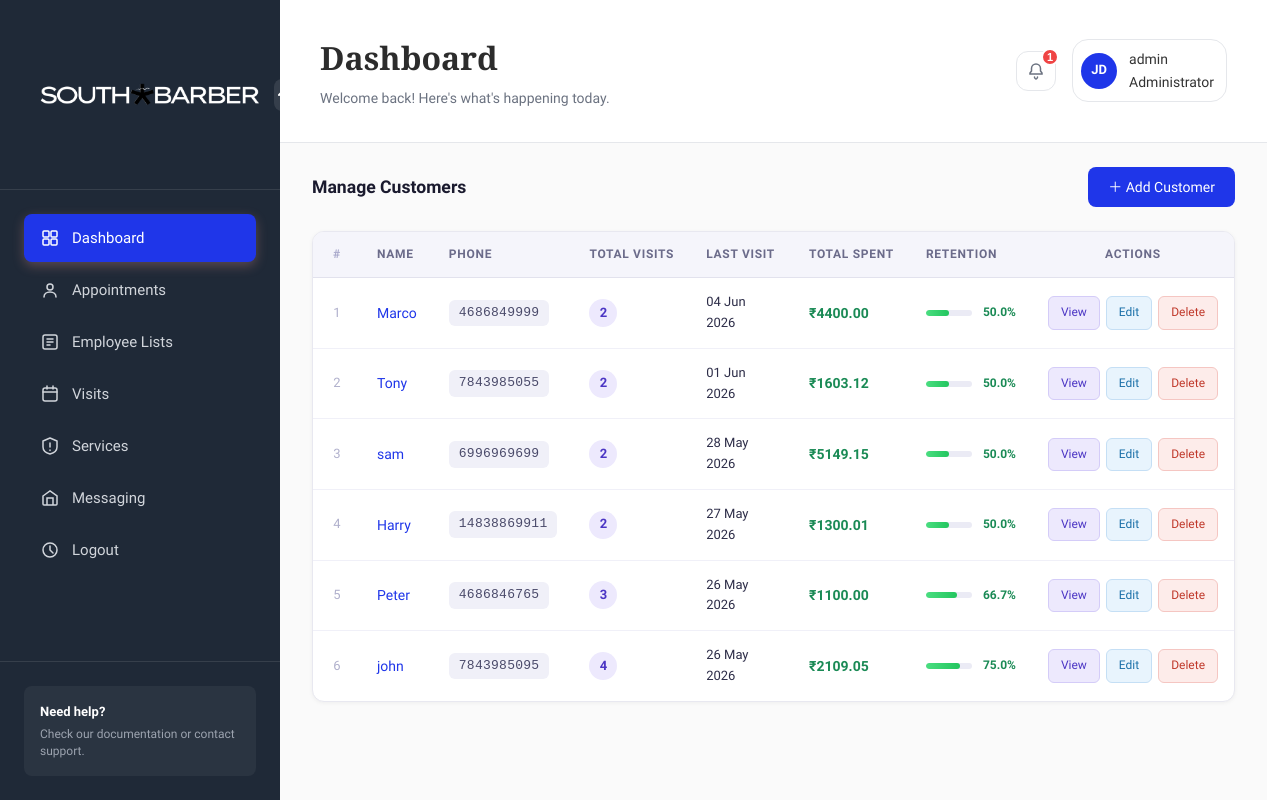
Page /adminsection/customerlist/ (signed in) on the committed database.
### adminsection/models.py (models this page shows, shortened)
class User(AbstractUser):
    ROLE_CHOICES = (
        ('ADMIN', 'Admin'),
        ('MANAGER', 'Manager'),
        ('EMPLOYEE', 'Employee'),
        ('CUSTOMER', 'Customer'),
    )
    Role = models.CharField(max_length=20, choices=ROLE_CHOICES)
    Store = models.ForeignKey(Store, on_delete=models.SET_NULL, null=True, blank=True)

class Customer(models.Model):
    PhoneID = models.UUIDField(primary_key=True, default=uuid.uuid4)
    PhoneNumber = models.CharField(max_length=15, unique=True)
    Name = models.CharField(max_length=150)
    Note = models.TextField(blank=True)
    CreateDate = models.DateTimeField(auto_now_add=True)
    UpdateDate = models.DateTimeField(auto_now=True)
    @property
    def total_visits(self):
        return self.visits.count()
    @property
    def return_visits(self):
        return max(self.visits.count() - 1, 0)
    @property
    def retention_rate(self):
        total = self.total_visits
        if total <= 1:
            return 0.0
        return round((self.return_visits / total) * 100, 1)
    @property
    def last_visit(self):
        visit = self.visits.order_by('-VisitDate').first()
        return visit.VisitDate if visit else None
    @property
    def total_spent(self):
        return sum(v.final_amount for v in self.visits.all())

class Visit(models.Model):
    DISCOUNT_TYPE_CHOICES = (
        ('PERCENT', 'Percentage (%)'),
        ('AMOUNT', 'Fixed Amount (₹)'),
    )
    Customer = models.ForeignKey(
        Customer,
        on_delete=models.CASCADE,
        related_name='visits'
    )
    Store    = models.ForeignKey(Store, on_delete=models.SET_NULL, null=True, related_name='visits')
    VisitDate = models.DateTimeField(default=timezone.now)
    BillAmount = models.DecimalField(max_digits=10, decimal_places=2)
    DiscountType = models.CharField(
        max_length=10,
        choices=DISCOUNT_TYPE_CHOICES,
        default='PERCENT'
    )
    DiscountValue = models.DecimalField(
        max_digits=10,
        decimal_places=2,
        default=0,
        help_text="Enter % value or flat ₹ amount depending on DiscountType"
    )
    Note = models.TextField(blank=True)
    class Meta:
        ordering = ['-VisitDate']
    @property
    def discount_amount(self):
        if self.DiscountType == 'PERCENT':
            return round(self.BillAmount * self.DiscountValue / 100, 2)
        return self.DiscountValue  # already a flat amount
    @property
    def final_amount(self):
        return max(self.BillAmount - self.discount_amount, 0)

### adminsection/views.py (the view)
# urls.py: path('customerlist/', views.customerlist, name='customerlist'),
@staff_member_required
def customerlist(request):
    CustomerList = Customer.objects.order_by('-CreateDate')
    letters = list(string.ascii_uppercase)
    customers_with_letters = []
    for i, customer in enumerate(CustomerList):
        letter_id = letters[i % 26]
        customers_with_letters.append({
            'customer': customer,
            'letter_id': letter_id
        })
    return render(request, 'adminsection/customer-list.html', {'customers_with_letters': customers_with_letters})

### templates/adminsection/customer-list.html (shortened to what this page needs)
{% extends 'adminsection/base.html' %}
{% load static %}
{% block content %}
<div id="page-wrapper">
  <div class="main-page">
    <div class="customers-wrapper">
      <div class="customers-header">
        <h3>Manage Customers</h3>
        <a href="{% url 'addcustomer' %}" class="btn-add-customer">
          ＋ Add Customer
        </a>
      </div>
      <div class="customers-table-card">
        <table class="customers-table">
          <thead>
            <tr>
              <th>#</th>
              <th>Name</th>
              <th>Phone</th>
              <th>Total Visits</th>
              <th>Last Visit</th>
              <th>Total Spent</th>
              <th>Retention</th>
              <th style="text-align:center;">Actions</th>
            </tr>
          </thead>
          <tbody>
            {% for item in customers_with_letters %}
            <tr>
              <td>{{ forloop.counter }}</td>
              <td>
                <a href="{% url 'customer_detail' item.customer.PhoneID %}" class="customer-name-link">
                  {{ item.customer.Name }}
                </a>
              </td>
              <td>
                <span class="phone-badge">{{ item.customer.PhoneNumber }}</span>
              </td>
              <td>
                <span class="visits-pill">{{ item.customer.total_visits }}</span>
              </td>
              <td class="date-cell">
                {% if item.customer.last_visit %}
                  {{ item.customer.last_visit|date:"d M Y" }}
                {% else %}
                  <span style="color:#c0c0d8;">—</span>
                {% endif %}
              </td>
              <td>
                <span class="spent-amount">₹{{ item.customer.total_spent }}</span>
              </td>
              <td>
                <div class="retention-bar-wrap">
                  <div class="retention-bar">
                    <div class="retention-fill" style="width: {{ item.customer.retention_rate }}%;"></div>
                  </div>
                  <span class="retention-label">{{ item.customer.retention_rate }}%</span>
                </div>
              </td>
              <td>
                <div class="action-cell" style="justify-content:center;">
                  <a href="{% url 'customer_detail' item.customer.PhoneID %}" class="btn-view">
                    View
                  </a>
                  <a href="{% url 'editcustomer' item.customer.PhoneID %}" class="btn-edit">
                    Edit
                  </a>
                  <a href="{% url 'deletecustomer' item.customer.PhoneID %}"
                     class="btn-delete"
                     onclick="return confirm('Delete this customer?');">
                    Delete
                  </a>
                </div>
              </td>
            </tr>
            {% empty %}
            <tr>
              <td colspan="8" class="empty-state">No customers found. Add your first customer to get started.</td>
            </tr>
            {% endfor %}
          </tbody>
        </table>
      </div>
    </div>
  </div>
</div>
{% endblock %}

### templates/adminsection/base.html (shortened to what this page needs)
{% load static %}
<!DOCTYPE html>
<html lang="en">
<head>
    <link rel="stylesheet" href="{% static 'css/styles.css' %}">
    <link rel="stylesheet" href="https://cdnjs.cloudflare.com/ajax/libs/font-awesome/6.0.0/css/all.min.css">
</head>
<body>
    <html class="app-container">
        <aside class="sidebar">
            <div class="sidebar-header">
                <div class="logo">
                    <img src="{% static 'images/SOUTH BARBER LOGO.png' %}" alt="South Barber Logo" style="width:250px; height:125px;">
                </div>
                <button class="sidebar-toggle">
                    <svg width="20" height="20" viewBox="0 0 20 20" fill="none">
                        <path d="M15 10L10 5L5 10" stroke="currentColor" stroke-width="2" stroke-linecap="round"/>
                    </svg>
                </button>
            </div>
            <nav class="sidebar-nav">
                <a href="{% url 'dashboard' %}" class="nav-item active">
                    <span>Dashboard</span>
                </a>
                <a href="{% url 'allappointment' %}" class="nav-item">
                    <svg width="20" height="20" viewBox="0 0 20 20" fill="none">
                        <circle cx="10" cy="7" r="3" stroke="currentColor" stroke-width="1.5"/>
                        <path d="M4 17C4 14 6.5 12 10 12C13.5 12 16 14 16 17" stroke="currentColor" stroke-width="1.5" stroke-linecap="round"/>
                    </svg>
                    <span>Appointments</span>
                </a>
                <a href="{% url 'employeelist' %}" class="nav-item">
                    <svg width="20" height="20" viewBox="0 0 20 20" fill="none">
                        <rect x="3" y="3" width="14" height="14" rx="2" stroke="currentColor" stroke-width="1.5"/>
                        <path d="M7 7H13M7 10H13M7 13H10" stroke="currentColor" stroke-width="1.5" stroke-linecap="round"/>
                    </svg>
                    <span>Employee Lists</span>
                </a>
                <a href="{% url 'customerlist' %}" class="nav-item">
                    <svg width="20" height="20" viewBox="0 0 20 20" fill="none">
                        <rect x="3" y="4" width="14" height="13" rx="2" stroke="currentColor" stroke-width="1.5"/>
                        <path d="M7 2V5M13 2V5M3 8H17" stroke="currentColor" stroke-width="1.5" stroke-linecap="round"/>
                    </svg>
                    <span>Visits</span>
                </a>
                <a href="{% url 'manageservices' %}" class="nav-item">
                    <svg width="20" height="20" viewBox="0 0 20 20" fill="none">
                        <path d="M3 5L10 2L17 5V11C17 14.5 14 17 10 18C6 17 3 14.5 3 11V5Z" stroke="currentColor" stroke-width="1.5" stroke-linejoin="round"/>
                        <path d="M10 7V11M10 14V14.5" stroke="currentColor" stroke-width="1.5" stroke-linecap="round"/>
                    </svg>
                    <span>Services</span>
                </a>
                <a href="#" class="nav-item">
                    <svg width="20" height="20" viewBox="0 0 20 20" fill="none">
                        <path d="M3 8L10 3L17 8V16C17 16.5 16.5 17 16 17H4C3.5 17 3 16.5 3 16V8Z" stroke="currentColor" stroke-width="1.5"/>
                        <path d="M13 17V10H7V17" stroke="currentColor" stroke-width="1.5"/>
                    </svg>
                    <span>Messaging</span>
                </a>
                <a href="{% url 'logout' %}" class="nav-item">
                    <svg width="20" height="20" viewBox="0 0 20 20" fill="none">
                        <circle cx="10" cy="10" r="7" stroke="currentColor" stroke-width="1.5"/>
                        <path d="M10 6V10L13 13" stroke="currentColor" stroke-width="1.5" stroke-linecap="round"/>
                    </svg>
                    <span>Logout</span>
                </a>
            </nav>
            <div class="sidebar-footer">
                <div class="help-section">
                    <p class="help-title">Need help?</p>
                    <p class="help-text">Check our documentation or contact support.</p>
                </div>
            </div>
        </aside>
        <main class="main-content">
            <header class="header">
                <div class="header-left">
                    <h1 class="page-title">Dashboard</h1>
                    <p class="page-subtitle">Welcome back! Here's what's happening today.</p>
                </div>
                <div class="header-right">
                    <button class="notification-btn">
                        <svg width="20" height="20" viewBox="0 0 20 20" fill="none">
                            <path d="M10 3C7.5 3 5.5 5 5.5 7.5V10L4 12V13H16V12L14.5 10V7.5C14.5 5 12.5 3 10 3Z" stroke="currentColor" stroke-width="1.5"/>
                            <path d="M8.5 16C8.5 17 9.5 18 10 18C10.5 18 11.5 17 11.5 16" stroke="currentColor" stroke-width="1.5" stroke-linecap="round"/>
                        </svg>
                        <span class="notification-badge">1</span>
                    </button>
                    <div class="user-menu">
                        {% if request.user.is_authenticated %}
                        <div class="user-avatar">JD</div>
                        <span class="user-name">
                            <p>{{ user.username }}</p>
                            {% if request.user.is_superuser %}
                            <span>Administrator </span>
                            {% else %}
                            <span>Staff</span>
                            {% endif %}
                                </span>
                        </div>
                        {% endif %}
                </div>
            </header>
            {% block content %}
            {% endblock %}
    </main>
</html>

### templates/adminsection/customer-list.html (style rules this page uses)
.customers-wrapper { padding: 1.5rem 2rem; }
.customers-header { display: flex; align-items: center; justify-content: space-between; margin-bottom: 1.5rem; }
.customers-header h3 { font-size: 1.1rem; font-weight: 600; color: #1a1a2e; margin: 0; }
.btn-add-customer { display: inline-flex; align-items: center; gap: 6px; background: #1f36e9; color: #fff; padding: 9px 20px; border-radius: 8px; font-size: 14px; font-weight: 500; text-decoration: none; transition: background 0.2s; }
.customers-table-card { background: #fff; border-radius: 12px; border: 1px solid #e8e8f0; overflow: hidden; box-shadow: 0 1px 4px rgba(0,0,0,0.05); }
.customers-table { width: 100%; border-collapse: collapse; font-size: 14px; }
.customers-table thead tr { background: #f5f5fb; border-bottom: 1.5px solid #e2e2ed; }
.customers-table thead th { padding: 13px 16px; text-align: left; font-size: 12px; font-weight: 600; text-transform: uppercase; letter-spacing: 0.06em; color: #6b6b8a; white-space: nowrap; }
.customers-table thead th:first-child { width: 48px; text-align: center; color: #aaaacc; }
.customers-table tbody tr { border-bottom: 1px solid #f0f0f8; transition: background 0.15s; }
.customers-table tbody tr:last-child { border-bottom: none; }
.customers-table td { padding: 14px 16px; color: #2d2d48; vertical-align: middle; }
.customers-table td:first-child { text-align: center; color: #b0b0cc; font-size: 13px; font-weight: 500; }
.customer-name-link { color: #1f36e9; font-weight: 500; text-decoration: none; }
.phone-badge { display: inline-block; background: #f0f0f8; color: #4a4a6a; border-radius: 6px; padding: 3px 10px; font-size: 13px; font-family: monospace; letter-spacing: 0.02em; }
.visits-pill { display: inline-flex; align-items: center; justify-content: center; width: 28px; height: 28px; border-radius: 50%; background: #ede9fd; color: #4b35c4; font-size: 13px; font-weight: 600; }
.spent-amount { font-weight: 600; color: #1a8a55; }
.retention-bar-wrap { display: flex; align-items: center; gap: 8px; min-width: 90px; }
.retention-bar { flex: 1; height: 6px; background: #ebebf5; border-radius: 99px; overflow: hidden; }
.retention-fill { height: 100%; background: linear-gradient(90deg, #4ade80, #22c55e); border-radius: 99px; }
.retention-label { font-size: 12px; font-weight: 600; color: #1a8a55; min-width: 36px; text-align: right; }
.date-cell { color: #5a5a7a; font-size: 13px; }
.action-cell { display: flex; align-items: center; gap: 6px; }
.btn-view { display: inline-flex; align-items: center; gap: 4px; padding: 6px 12px; border-radius: 6px; font-size: 12px; font-weight: 500; text-decoration: none; background: #ede9fd; color: #4b35c4; border: 1px solid #d4ccf8; transition: background 0.15s; }
.btn-edit { display: inline-flex; align-items: center; gap: 4px; padding: 6px 12px; border-radius: 6px; font-size: 12px; font-weight: 500; text-decoration: none; background: #e8f4fd; color: #1a6fa8; border: 1px solid #c5dff5; transition: background 0.15s; }
.btn-delete { display: inline-flex; align-items: center; gap: 4px; padding: 6px 12px; border-radius: 6px; font-size: 12px; font-weight: 500; text-decoration: none; background: #fdecea; color: #c0392b; border: 1px solid #f5c6c2; transition: background 0.15s; }

### rows in the picture
User: username "admin"
Customer: customer.Name "Marco", customer.PhoneNumber "4686849999", customer.total_visits "2", customer.last_visit "04 Jun 2026", customer.total_spent "4400.00", customer.retention_rate "50.0"
Customer: customer.Name "Tony", customer.PhoneNumber "7843985055", customer.total_visits "2", customer.last_visit "01 Jun 2026", customer.total_spent "1603.12", customer.retention_rate "50.0"
Customer: customer.Name "sam", customer.PhoneNumber "6996969699", customer.total_visits "2", customer.last_visit "28 May 2026", customer.total_spent "5149.15", customer.retention_rate "50.0"
Customer: customer.Name "Harry", customer.PhoneNumber "14838869911", customer.total_visits "2", customer.last_visit "27 May 2026", customer.total_spent "1300.01", customer.retention_rate "50.0"
Customer: customer.Name "Peter", customer.PhoneNumber "4686846765", customer.total_visits "3", customer.last_visit "26 May 2026", customer.total_spent "1100.00", customer.retention_rate "66.7"
Customer: customer.Name "john", customer.PhoneNumber "7843985095", customer.total_visits "4", customer.last_visit "26 May 2026", customer.total_spent "2109.05", customer.retention_rate "75.0"
